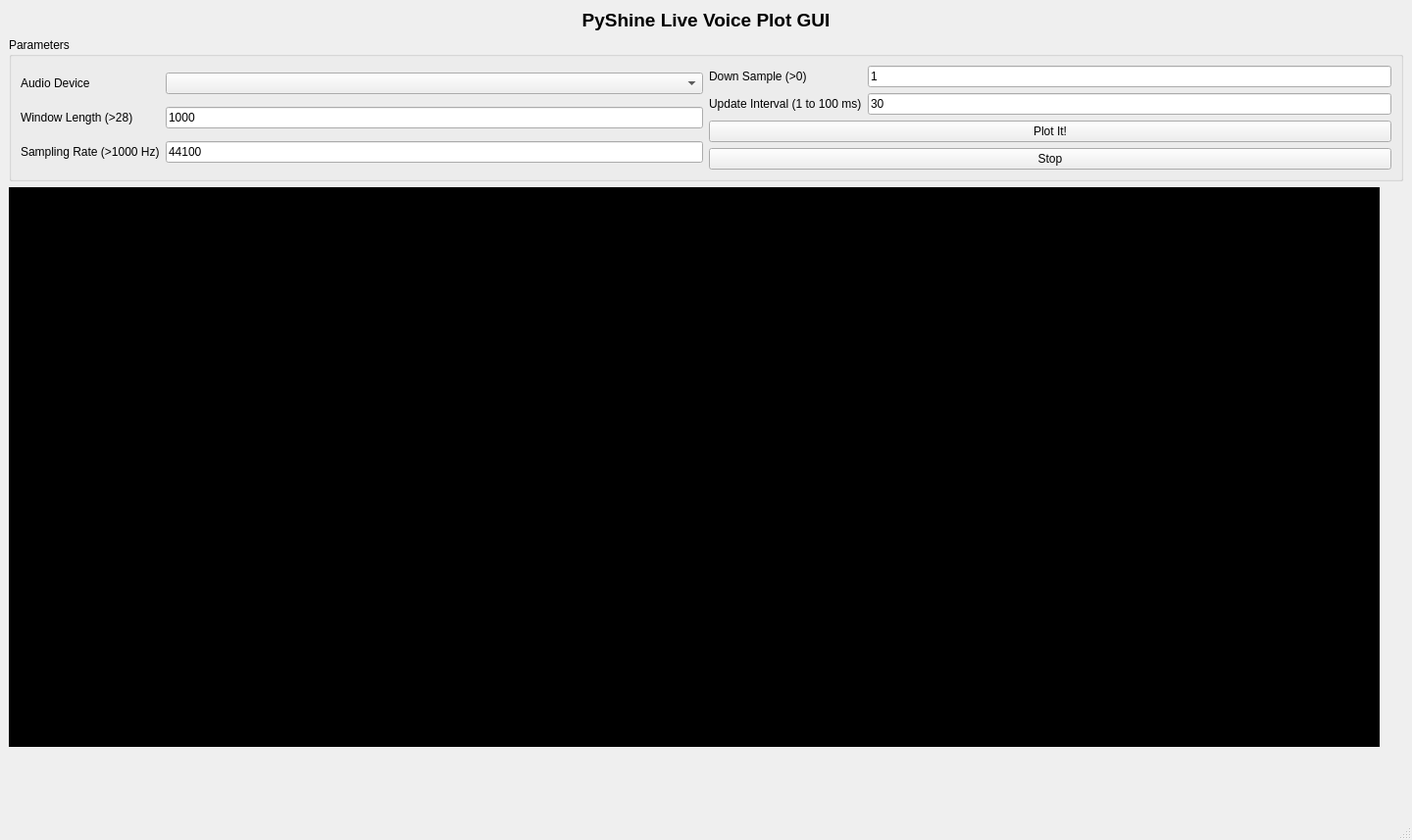
<?xml version="1.0" encoding="UTF-8"?>
<ui version="4.0">
 <class>MainWindow</class>
 <widget class="QMainWindow" name="MainWindow">
  <property name="geometry">
   <rect>
    <x>0</x>
    <y>0</y>
    <width>1440</width>
    <height>857</height>
   </rect>
  </property>
  <property name="windowTitle">
   <string>MainWindow</string>
  </property>
  <widget class="QWidget" name="centralwidget">
   <layout class="QGridLayout" name="gridLayout_5">
    <item row="0" column="0">
     <layout class="QGridLayout" name="gridLayout_4">
      <item row="4" column="1">
       <spacer name="horizontalSpacer">
        <property name="orientation">
         <enum>Qt::Horizontal</enum>
        </property>
        <property name="sizeHint" stdset="0">
         <size>
          <width>778</width>
          <height>0</height>
         </size>
        </property>
       </spacer>
      </item>
      <item row="1" column="1">
       <widget class="QGroupBox" name="groupBox">
        <property name="title">
         <string>Parameters</string>
        </property>
        <layout class="QGridLayout" name="gridLayout_3">
         <item row="1" column="0">
          <layout class="QGridLayout" name="gridLayout_2">
           <item row="0" column="0">
            <widget class="QLabel" name="label_2">
             <property name="text">
              <string>Audio Device</string>
             </property>
            </widget>
           </item>
           <item row="0" column="1">
            <widget class="QComboBox" name="comboBox"/>
           </item>
           <item row="1" column="0">
            <widget class="QLabel" name="label_3">
             <property name="text">
              <string>Window Length (&gt;28)</string>
             </property>
            </widget>
           </item>
           <item row="1" column="1">
            <widget class="QLineEdit" name="lineEdit">
             <property name="text">
              <string>1000</string>
             </property>
            </widget>
           </item>
           <item row="2" column="0">
            <widget class="QLabel" name="label_4">
             <property name="text">
              <string>Sampling Rate (&gt;1000 Hz)</string>
             </property>
            </widget>
           </item>
           <item row="2" column="1">
            <widget class="QLineEdit" name="lineEdit_2">
             <property name="text">
              <string>44100</string>
             </property>
            </widget>
           </item>
          </layout>
         </item>
         <item row="1" column="1">
          <layout class="QVBoxLayout" name="verticalLayout">
           <item>
            <layout class="QGridLayout" name="gridLayout">
             <item row="0" column="0">
              <widget class="QLabel" name="label_5">
               <property name="text">
                <string>Down Sample (&gt;0)</string>
               </property>
              </widget>
             </item>
             <item row="0" column="1">
              <widget class="QLineEdit" name="lineEdit_3">
               <property name="text">
                <string>1</string>
               </property>
              </widget>
             </item>
             <item row="1" column="0">
              <widget class="QLabel" name="label_6">
               <property name="text">
                <string>Update Interval (1 to 100 ms)</string>
               </property>
              </widget>
             </item>
             <item row="1" column="1">
              <widget class="QLineEdit" name="lineEdit_4">
               <property name="text">
                <string>30</string>
               </property>
              </widget>
             </item>
            </layout>
           </item>
           <item>
            <widget class="QPushButton" name="pushButton">
             <property name="text">
              <string>Plot It!</string>
             </property>
            </widget>
           </item>
           <item>
            <widget class="QPushButton" name="pushButton_2">
             <property name="text">
              <string>Stop</string>
             </property>
            </widget>
           </item>
          </layout>
         </item>
        </layout>
       </widget>
      </item>
      <item row="3" column="0">
       <spacer name="verticalSpacer">
        <property name="orientation">
         <enum>Qt::Vertical</enum>
        </property>
        <property name="sizeHint" stdset="0">
         <size>
          <width>0</width>
          <height>40</height>
         </size>
        </property>
       </spacer>
      </item>
      <item row="0" column="1">
       <widget class="QLabel" name="label">
        <property name="text">
         <string>&lt;html&gt;&lt;head/&gt;&lt;body&gt;&lt;p&gt;&lt;span style=&quot; font-size:14pt; font-weight:600;&quot;&gt;PyShine Live Voice Plot GUI&lt;/span&gt;&lt;/p&gt;&lt;/body&gt;&lt;/html&gt;</string>
        </property>
        <property name="alignment">
         <set>Qt::AlignCenter</set>
        </property>
       </widget>
      </item>
      <item row="2" column="1">
       <widget class="QWidget" name="widget" native="true">
        <property name="minimumSize">
         <size>
          <width>0</width>
          <height>571</height>
         </size>
        </property>
        <property name="maximumSize">
         <size>
          <width>1398</width>
          <height>16777215</height>
         </size>
        </property>
        <property name="styleSheet">
         <string notr="true">background-color: rgb(0, 0, 0);</string>
        </property>
        <widget class="QGraphicsView" name="graphicsView">
         <property name="geometry">
          <rect>
           <x>80</x>
           <y>300</y>
           <width>841</width>
           <height>221</height>
          </rect>
         </property>
        </widget>
       </widget>
      </item>
     </layout>
    </item>
   </layout>
  </widget>
  <widget class="QStatusBar" name="statusbar"/>
 </widget>
 <resources/>
 <connections/>
</ui>
